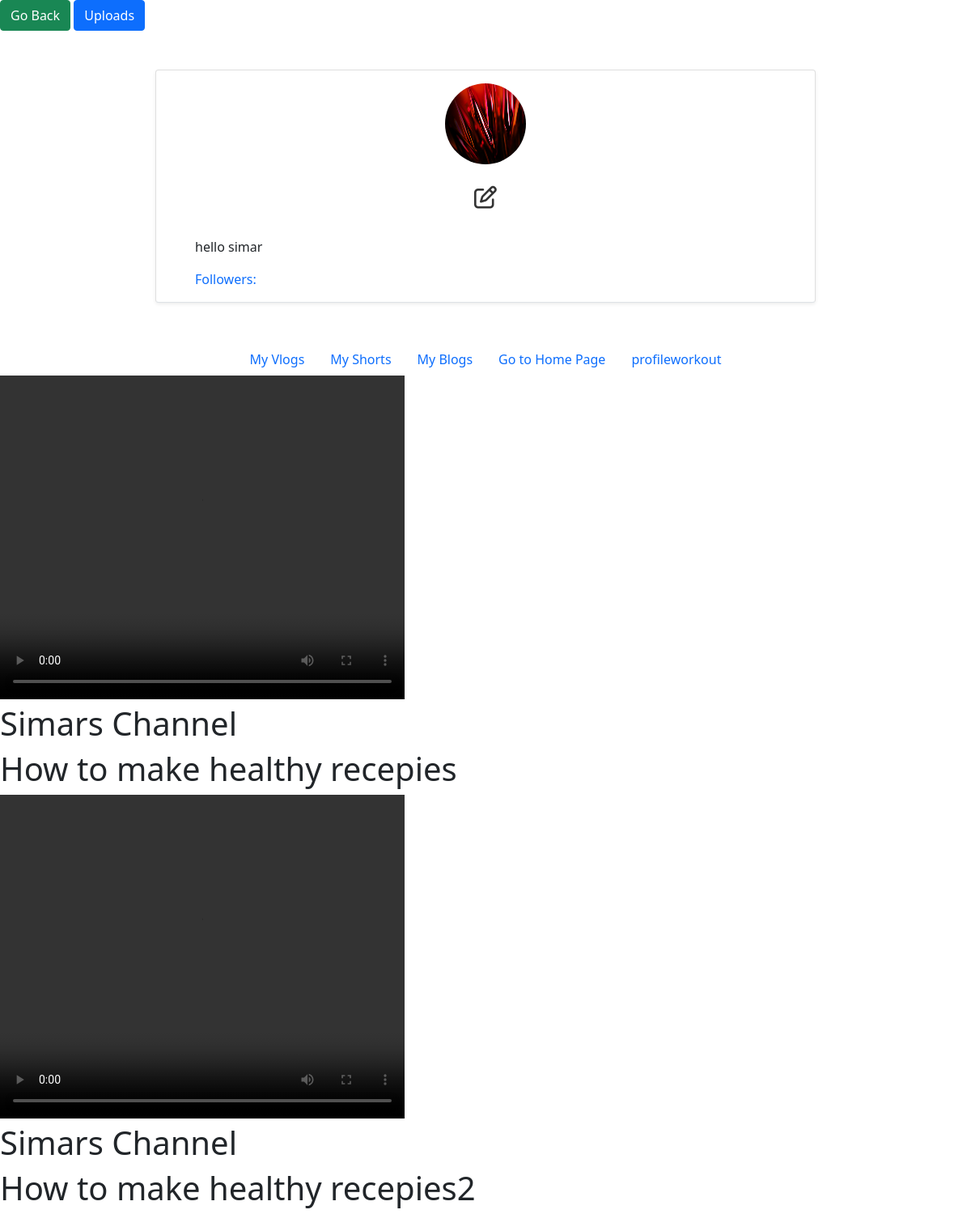
Screenshot of /profile/ (signed in) with the database file from the repository.
### app/models.py (models this page shows, shortened)
class Profile(models.Model):
    user = models.OneToOneField(User,on_delete=models.CASCADE)
    members = models.ManyToManyField(User,related_name="followers",blank=True)
    membership = models.ManyToManyField(User,related_name="followings",blank=True)
    profile_picture = models.ImageField( upload_to='profilepics')

class VlogPost(models.Model):
    user = models.ForeignKey(User,on_delete=models.CASCADE)
    vlog = models.FileField(upload_to='vlogpost')
    likes = models.ManyToManyField(User, related_name='likess', blank=True)
    member = models.ManyToManyField(User, related_name='family', blank=True)
    mediastram = models.CharField(max_length=50)
    description = models.TextField()

### app/views.py (the view)
# urls.py: path('profile/',views.profile,name="profile"),
def profile(request):
    profile = Profile.objects.get(user=request.user)
    vlogprofile = VlogPost.objects.filter(user=request.user)
    workoutpost= Uploadworkoutvideo.objects.filter(user=request.user)
    return render(request,'profile.html',{'profile':profile,'vlogprofile':vlogprofile,'workoutpost':workoutpost})

### app/templates/profile.html (shortened to what this page needs)
<!DOCTYPE html>
<html lang="en">
<head>
    <link href="https://cdn.jsdelivr.net/npm/bootstrap@5.0.0-beta1/dist/css/bootstrap.min.css" rel="stylesheet">
    <link href="" rel="stylesheet">
</head>
<body>
 <a href="/"> <button type="button" class="btn btn-success mr-2" data-toggle="modal" data-target="#loginModal">
Go Back
  </button></a>
 <a class="btn btn-primary" href="/uploads" role="button">Uploads</a>
    <div class="row justify-content-center mt-5">
        <div class="card shadow-sm col-md-8 col-sm-12 border-bottom px-5 pt-3">
            <div class="text-center">
                <img src="{{profile.profile_picture.url}}" class="rounded-circle" width="100" height="100" />
                <h3 class="py-4">
                    <span>
                            <a href="/edit/{{profile.id}}" class="edit-color"><i class="far fa-edit"></i></a>
                    </span>
                </h3>
            </div>
            <p>hello {{request.user}}</p>
            <div class="mb-3">
                <a href="" class="post-link">Followers:</a>
            </div>
        </div>
    </div>
<ul class="nav justify-content-center" style="padding-top:50px">
  <li class="nav-item">
    <a class="nav-link active" href="/profile">My Vlogs</a>
  </li>
 <li class="nav-item">
    <a class="nav-link active" href="/profileshorts">My Shorts</a>
  </li>
  <li class="nav-item">
    <a class="nav-link active" href="">My Blogs</a>
  </li>
   <li class="nav-item">
    <a class="nav-link active" href="/">Go to Home Page</a>
  </li>
       <li class="nav-item">
    <a class="nav-link active" href="/profileworkout">profileworkout</a>
  </li>
</ul>
{% for x in vlogprofile %}
<video class="embed-responsive embed-responsive-16by9" controls="controls"  width="500" height="400" >
      <source src="{{x.vlog.url}}" type="video/mp4" /></video>
<h1>{{x.mediastram}}</h1>
<h1>{{x.description}}</h1>
{% endfor %}
</body>
</html>

### app/templates/profile.html (style rules this page uses)
.edit-color { color: #333; }
.post-link { text-decoration: none; }

### rows the page displays
Profile: profile_picture (picture)
VlogPost: mediastram "Simars Channel", description "How to make healthy recepies"
VlogPost: mediastram "Simars Channel", description "How to make healthy recepies2"

### other values shown
{{ request.user }} "simar"
